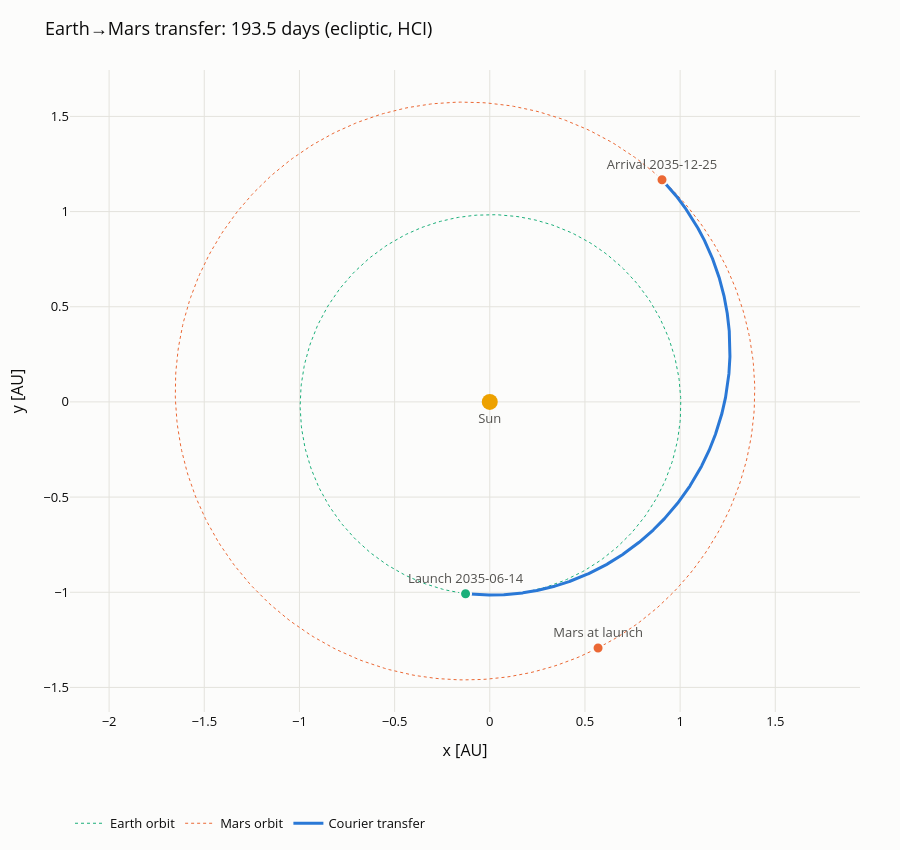

This figure's notebook cell:
### Code cell
# 1. Heliocentric transfer, ecliptic top view
from cesium.constants import AU_TO_M
from cesium.orbital.ephemeris import planet_elements_and_rv

AU_KM = AU_TO_M * M_TO_KM
jd0 = float(interplanetary["lambert_departure_jd"])
r_sc = interplanetary["satellite_rv_hci_km"][:, 0:3] / AU_KM
r_earth = interplanetary["earth_rv_hci_km"][:, 0:3] / AU_KM
r_mars = interplanetary["mars_rv_hci_km"][:, 0:3] / AU_KM


def orbit_ring(planet, period_days, n=400):
    jds = jd0 + np.linspace(0, period_days, n)
    return np.array([planet_elements_and_rv(planet, jd)[1] for jd in jds]) / AU_TO_M


ring_earth, ring_mars = orbit_ring(3, 365.25), orbit_ring(4, 687.0)

fig_helio = go.Figure()
for ring, name, color in (
    (ring_earth, "Earth orbit", SLOT[2]),
    (ring_mars, "Mars orbit", SLOT[1]),
):
    fig_helio.add_scatter(
        x=ring[:, 0],
        y=ring[:, 1],
        mode="lines",
        name=name,
        line={"color": color, "width": 1, "dash": "dot"},
        hoverinfo="skip",
    )
fig_helio.add_scatter(
    x=r_sc[:, 0],
    y=r_sc[:, 1],
    mode="lines",
    name="Courier transfer",
    line={"color": SLOT[0], "width": 3},
    customdata=interplanetary["time_s"] / DAY_TO_SEC,
    hovertemplate="day %{customdata:.0f}<br>x %{x:.3f} AU, y %{y:.3f} AU<extra></extra>",
)
markers = [
    (r_earth[0], "Earth at departure", SLOT[2], f"Launch {greg(jd0)[:10]}"),
    (r_mars[0], "Mars at departure", SLOT[1], "Mars at launch"),
    (
        r_mars[-1],
        "Mars at arrival",
        SLOT[1],
        f"Arrival {greg(float(interplanetary['lambert_arrival_jd']))[:10]}",
    ),
]
for r, name, color, label in markers:
    fig_helio.add_scatter(
        x=[r[0]],
        y=[r[1]],
        mode="markers+text",
        name=name,
        showlegend=False,
        text=[label],
        textposition="top center",
        textfont={"color": INK_2},
        marker={"color": color, "size": 11, "line": {"color": SURFACE, "width": 2}},
    )
fig_helio.add_scatter(
    x=[0],
    y=[0],
    mode="markers+text",
    text=["Sun"],
    textposition="bottom center",
    marker={"color": SLOT[3], "size": 16},
    showlegend=False,
    textfont={"color": INK_2},
)
style(
    fig_helio,
    f"Earth→Mars transfer: {float(interplanetary['tof_s']) / DAY_TO_SEC:.1f} days (ecliptic, HCI)",
    height=850,
)
fig_helio.update_xaxes(title="x [AU]")
fig_helio.update_yaxes(title="y [AU]", scaleanchor="x")
fig_helio.show()

### Figure 1 — Plotly figure (JSON) as saved in the notebook; plotly's stock layout.template omitted (floating-point values rounded to 4 significant figures; data arrays with more than 128 entries replaced by an {"elided": "..."} marker saying what was removed)
{"data": [{"hoverinfo": "skip", "line": {"color": "#1baf7a", "dash": "dot", "width": 1}, "mode": "lines", "name": "Earth orbit", "type": "scatter", "x": {"elided": "400 float values"}, "y": {"elided": "400 float values"}}, {"hoverinfo": "skip", "line": {"color": "#eb6834", "dash": "dot", "width": 1}, "mode": "lines", "name": "Mars orbit", "type": "scatter", "x": {"elided": "400 float values"}, "y": {"elided": "400 float values"}}, {"customdata": {"elided": "1936 float values"}, "hovertemplate": "day %{customdata:.0f}<br>x %{x:.3f} AU, y %{y:.3f} AU<extra></extra>", "line": {"color": "#2a78d6", "width": 3}, "mode": "lines", "name": "Courier transfer", "type": "scatter", "x": {"elided": "1936 float values"}, "y": {"elided": "1936 float values"}}, {"marker": {"color": "#1baf7a", "line": {"color": "#fcfcfb", "width": 2}, "size": 11}, "mode": "markers+text", "name": "Earth at departure", "showlegend": false, "text": ["Launch 2035-06-14"], "textfont": {"color": "#52514e"}, "textposition": "top center", "type": "scatter", "x": [-0.1273], "y": [-1.008]}, {"marker": {"color": "#eb6834", "line": {"color": "#fcfcfb", "width": 2}, "size": 11}, "mode": "markers+text", "name": "Mars at departure", "showlegend": false, "text": ["Mars at launch"], "textfont": {"color": "#52514e"}, "textposition": "top center", "type": "scatter", "x": [0.5688], "y": [-1.293]}, {"marker": {"color": "#eb6834", "line": {"color": "#fcfcfb", "width": 2}, "size": 11}, "mode": "markers+text", "name": "Mars at arrival", "showlegend": false, "text": ["Arrival 2035-12-25"], "textfont": {"color": "#52514e"}, "textposition": "top center", "type": "scatter", "x": [0.9048], "y": [1.167]}, {"marker": {"color": "#eda100", "size": 16}, "mode": "markers+text", "showlegend": false, "text": ["Sun"], "textfont": {"color": "#52514e"}, "textposition": "bottom center", "type": "scatter", "x": [0], "y": [0]}], "layout": {"font": {"color": "#0b0b0b", "size": 13}, "height": 850, "legend": {"orientation": "h", "x": 0, "y": -0.15}, "margin": {"b": 60, "l": 70, "r": 40, "t": 70}, "paper_bgcolor": "#fcfcfb", "plot_bgcolor": "#fcfcfb", "title": {"text": "Earth→Mars transfer: 193.5 days (ecliptic, HCI)"}, "xaxis": {"gridcolor": "#e4e3dd", "title": {"text": "x [AU]"}, "zeroline": false}, "yaxis": {"gridcolor": "#e4e3dd", "scaleanchor": "x", "title": {"text": "y [AU]"}, "zeroline": false}}}
